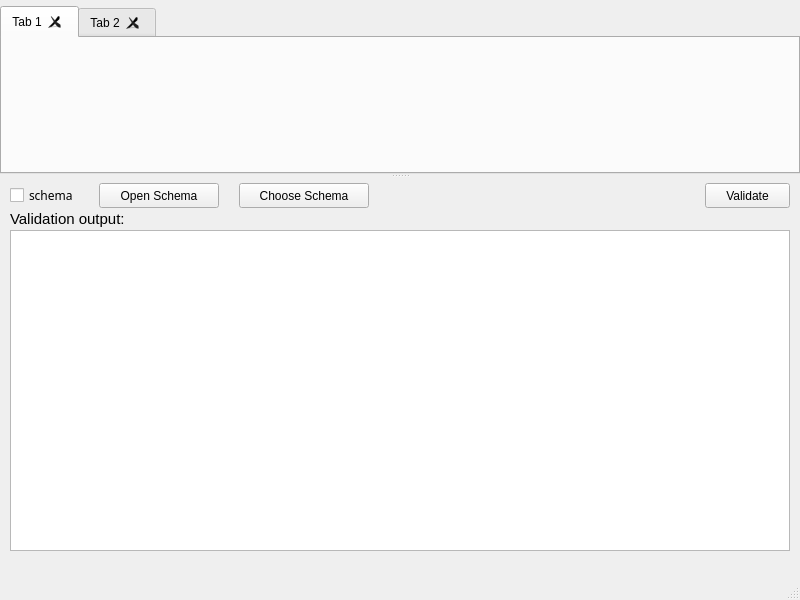
<?xml version="1.0" encoding="UTF-8"?>
<ui version="4.0">
 <class>MainWindow</class>
 <widget class="QMainWindow" name="MainWindow">
  <property name="geometry">
   <rect>
    <x>0</x>
    <y>0</y>
    <width>800</width>
    <height>600</height>
   </rect>
  </property>
  <property name="windowTitle">
   <string>MainWindow</string>
  </property>
  <widget class="QWidget" name="centralwidget">
   <layout class="QVBoxLayout" name="verticalLayout_6">
    <property name="leftMargin">
     <number>0</number>
    </property>
    <property name="topMargin">
     <number>6</number>
    </property>
    <property name="rightMargin">
     <number>0</number>
    </property>
    <property name="bottomMargin">
     <number>0</number>
    </property>
    <item>
     <widget class="QSplitter" name="splitter">
      <property name="orientation">
       <enum>Qt::Vertical</enum>
      </property>
      <widget class="QTabWidget" name="tabWidget">
       <property name="tabShape">
        <enum>QTabWidget::Rounded</enum>
       </property>
       <property name="currentIndex">
        <number>0</number>
       </property>
       <property name="usesScrollButtons">
        <bool>true</bool>
       </property>
       <property name="tabsClosable">
        <bool>true</bool>
       </property>
       <property name="movable">
        <bool>true</bool>
       </property>
       <widget class="QWidget" name="tab">
        <attribute name="title">
         <string>Tab 1</string>
        </attribute>
       </widget>
       <widget class="QWidget" name="tab_2">
        <attribute name="title">
         <string>Tab 2</string>
        </attribute>
       </widget>
      </widget>
      <widget class="QWidget" name="bottomWidget" native="true">
       <property name="maximumSize">
        <size>
         <width>16777215</width>
         <height>400</height>
        </size>
       </property>
       <layout class="QVBoxLayout" name="verticalLayout">
        <property name="spacing">
         <number>2</number>
        </property>
        <property name="leftMargin">
         <number>10</number>
        </property>
        <property name="topMargin">
         <number>5</number>
        </property>
        <property name="rightMargin">
         <number>10</number>
        </property>
        <property name="bottomMargin">
         <number>5</number>
        </property>
        <item>
         <layout class="QHBoxLayout" name="horizontalLayout">
          <property name="spacing">
           <number>20</number>
          </property>
          <property name="leftMargin">
           <number>0</number>
          </property>
          <item>
           <widget class="QCheckBox" name="isSchemaCheckBox">
            <property name="font">
             <font>
              <family>Geneva CY</family>
             </font>
            </property>
            <property name="text">
             <string>schema</string>
            </property>
           </widget>
          </item>
          <item>
           <widget class="QPushButton" name="openSchemaButton">
            <property name="minimumSize">
             <size>
              <width>120</width>
              <height>25</height>
             </size>
            </property>
            <property name="maximumSize">
             <size>
              <width>120</width>
              <height>25</height>
             </size>
            </property>
            <property name="sizeIncrement">
             <size>
              <width>0</width>
              <height>0</height>
             </size>
            </property>
            <property name="styleSheet">
             <string notr="true"/>
            </property>
            <property name="text">
             <string>Open Schema</string>
            </property>
           </widget>
          </item>
          <item>
           <widget class="QPushButton" name="chooseSchemaButton">
            <property name="minimumSize">
             <size>
              <width>130</width>
              <height>25</height>
             </size>
            </property>
            <property name="maximumSize">
             <size>
              <width>130</width>
              <height>25</height>
             </size>
            </property>
            <property name="text">
             <string>Choose Schema</string>
            </property>
           </widget>
          </item>
          <item>
           <spacer name="horizontalSpacer_2">
            <property name="orientation">
             <enum>Qt::Horizontal</enum>
            </property>
            <property name="sizeHint" stdset="0">
             <size>
              <width>40</width>
              <height>20</height>
             </size>
            </property>
           </spacer>
          </item>
          <item>
           <widget class="QPushButton" name="validateButton">
            <property name="minimumSize">
             <size>
              <width>85</width>
              <height>25</height>
             </size>
            </property>
            <property name="maximumSize">
             <size>
              <width>85</width>
              <height>25</height>
             </size>
            </property>
            <property name="text">
             <string>Validate</string>
            </property>
           </widget>
          </item>
         </layout>
        </item>
        <item>
         <widget class="QLabel" name="label">
          <property name="maximumSize">
           <size>
            <width>16777212</width>
            <height>16777215</height>
           </size>
          </property>
          <property name="font">
           <font>
            <family>Lucida Grande</family>
            <pointsize>11</pointsize>
            <weight>50</weight>
            <bold>false</bold>
           </font>
          </property>
          <property name="text">
           <string>Validation output:</string>
          </property>
          <property name="margin">
           <number>3</number>
          </property>
         </widget>
        </item>
        <item>
         <widget class="QListWidget" name="errorView">
          <property name="minimumSize">
           <size>
            <width>0</width>
            <height>30</height>
           </size>
          </property>
          <property name="maximumSize">
           <size>
            <width>16777215</width>
            <height>16772388</height>
           </size>
          </property>
          <property name="font">
           <font>
            <family>Menlo</family>
            <pointsize>11</pointsize>
            <weight>50</weight>
            <bold>false</bold>
           </font>
          </property>
         </widget>
        </item>
        <item>
         <widget class="QLabel" name="pathLabel">
          <property name="font">
           <font>
            <family>Geeza Pro</family>
            <pointsize>11</pointsize>
           </font>
          </property>
          <property name="text">
           <string/>
          </property>
          <property name="margin">
           <number>3</number>
          </property>
         </widget>
        </item>
       </layout>
      </widget>
     </widget>
    </item>
   </layout>
  </widget>
  <widget class="QMenuBar" name="menubar">
   <property name="geometry">
    <rect>
     <x>0</x>
     <y>0</y>
     <width>800</width>
     <height>22</height>
    </rect>
   </property>
  </widget>
  <widget class="QStatusBar" name="statusbar"/>
 </widget>
 <resources/>
 <connections/>
</ui>
